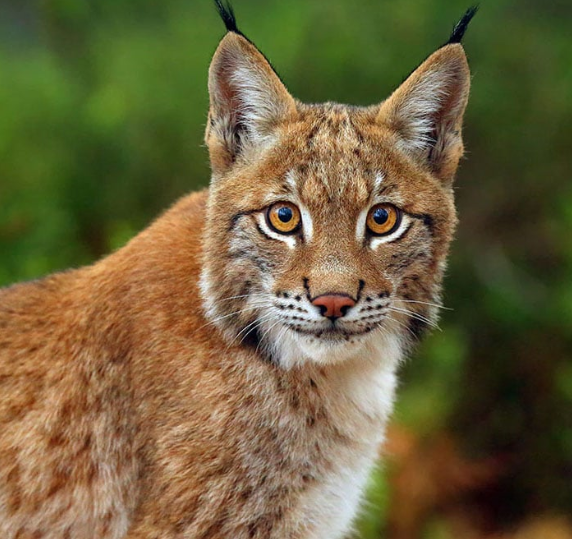
#> input picture LAB4/data/lynx.png, 572 x 539 px
$ jupyter execute exo1.ipynb
#> lines starting #> are read from the running program, lines starting #| are printed output that depends on the picture
# Perform DFT

[cell 1]
import cv2
import matplotlib.pyplot as plt
import numpy as np

[cell 2]
img = cv2.imread("data/lynx.png", cv2.IMREAD_GRAYSCALE)
#> img: shape (539, 572); min 0, max 254, mean 95.6
# img = cv2.imread("data/bird.jpg", cv2.IMREAD_GRAYSCALE)
plt.imshow(img)
plt.show()

[cell 3]
img.shape
#> Out = (539, 572)

[cell 4]
import scipy

# scipy.fft is more comprehensive than np.fft
dft = np.fft.fft2(img)
magnitude_spectrum = np.abs(dft)
phase_spectrum = np.angle(dft)
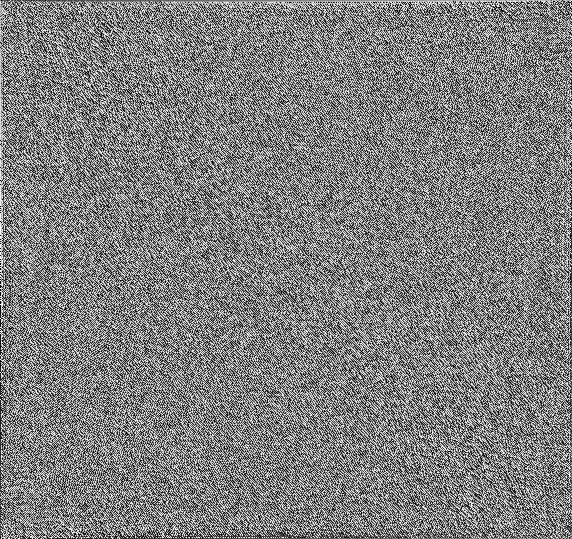
#> phase_spectrum: shape (539, 572) float64; min -3.14, max 3.14, mean 1.31e-17; drawn with min black and max white

_____________
-> What does the 2D DFT do?
- It converts the spatial domain of the image (pixel intensity values) into the frequency domain.
- The frequency domain represents the image as a combination of sinusoidal components, where:
    - Low frequencies correspond to smooth variations in intensity (e.g., overall illumination).
    - High frequencies correspond to rapid changes in intensity (e.g., edges and fine details).

---

- DFT Formula
$$
F(u, v) = \sum_{x=0}^{M-1} \sum_{y=0}^{N-1} f(x, y) e^{-j 2 \pi \left( \frac{ux}{M} + \frac{vy}{N} \right)}
$$

- Magnitude Formula
$$
\text{Magnitude}(u, v) = |F(u, v)| = \sqrt{\text{Re}(F(u, v))^2 + \text{Im}(F(u, v))^2}
$$
The magnitude represents the strength of the frequency components in the image.
This is what we visualize when observing how much energy (intensity) each frequency contributes to the image.

- Phase spectrum
$$
\text{Phase}(u, v) = \arg(F(u, v)) = \arctan\left(\frac{\text{Im}(F(u, v))}{\text{Re}(F(u, v))}\right)
$$
The phase determines the spatial structure and alignment of the frequency components in the image.

- Inverse 2D Discrete Fourier Transform (IDFT)
$$
f(x, y) = \frac{1}{M N} \sum_{u=0}^{M-1} \sum_{v=0}^{N-1} F(u, v) e^{j 2 \pi \left( \frac{ux}{M} + \frac{vy}{N} \right)}
$$

[cell 5]
dft_shift = np.fft.fftshift(dft)
magnitude_spectrum_shifted = np.abs(dft_shift)

[cell 6]
magnitude_spectrum_log = np.log1p(magnitude_spectrum)
magnitude_spectrum_shifted_log = np.log1p(magnitude_spectrum_shifted)

Centering the low frequencies in the middle of the spectrum helps visualize the frequency components more intuitively:
- Low frequencies are near the center.
- High frequencies are near the edges.

____
Applying the logarithm compresses the dynamic range of the magnitude spectrum. Without it, large values dominate the visualization, and smaller details become hard to see.In real images, the magnitude spectrum typically has a very high dynamic range. The logarithmic mapping allows us to observe both strong and weak frequency components more clearly.

----
- The DC component in the context of the Discrete Fourier Transform (DFT) refers to the zero-frequency component of the transformed signal or image. It represents the average intensity or the overall energy level of the image. The DC component corresponds to the frequency pair $(u=0,v=0)$ in the Fourier domain.By default, the DC component is located at the top-left corner of the DFT output array.
- The DC component is the frequency component at $f=0$, corresponding to the mean value of the entire signal or image, which does not oscillate.
- After applying fftshift, the DC component is shifted to the center of the frequency spectrum for better visualization.
- The DC component contains the largest amount of energy in most natural images because most pixel intensities are clustered around the mean value.

[cell 7]
plt.figure(figsize=(15, 10))
plt.subplot(2, 3, 1), plt.imshow(img, cmap="gray"), plt.title("Original Image")
plt.subplot(2, 3, 2), plt.imshow(magnitude_spectrum, cmap="gray"), plt.title(
    "Magnitude (no shift)"
)
plt.subplot(2, 3, 3), plt.imshow(magnitude_spectrum_shifted, cmap="gray"), plt.title(
    "Magnitude (shifted)"
)
plt.subplot(2, 3, 5), plt.imshow(magnitude_spectrum_log, cmap="gray"), plt.title(
    "Log Magnitude (no shift)"
)
plt.subplot(2, 3, 6), plt.imshow(
    magnitude_spectrum_shifted_log, cmap="gray"
), plt.title("Log Magnitude (shifted)")
plt.show()

[cell 8]
reconstructed_image = np.fft.ifft2(dft).real
plt.imshow(reconstructed_image, cmap="gray")
plt.title("Reconstructed Image")
plt.show()

### Phase

The `np.exp(1j * phase_spectrum)` creates a complex exponential representation:
$$
e^{j\theta} = \cos(\theta) + j\sin(\theta)
$$
This reconstructs a Fourier Transform where all magnitudes are set to 1, leaving only the phase information.

[cell 9]
phase_only = np.exp(1j * phase_spectrum)
image_from_phase = np.fft.ifft2(phase_only).real
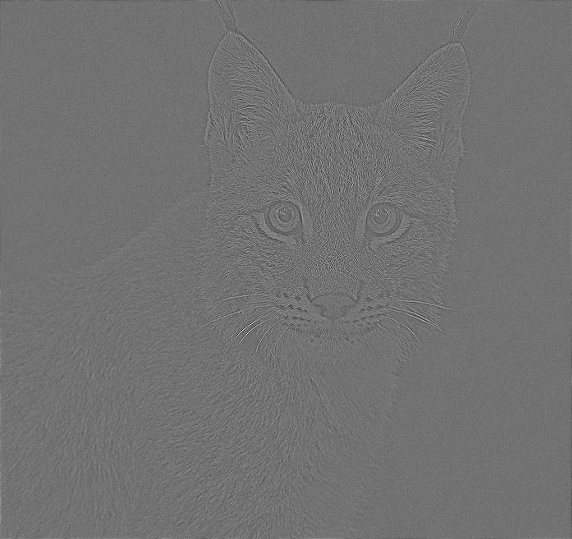
#> image_from_phase: shape (539, 572) float64; min -0.0259, max 0.0317, mean 3.24e-06; drawn with min black and max white

plt.imshow(image_from_phase, cmap="gray")
plt.title("Image from Phase Only")
plt.show()

### Comment :
Retaining the phase while ignoring the magnitude gives an image that retains the structural features but lacks intensity information

### Magnitude

[cell 10]
magnitude_only = np.abs(dft)
image_from_magnitude = np.fft.ifft2(magnitude_only).real
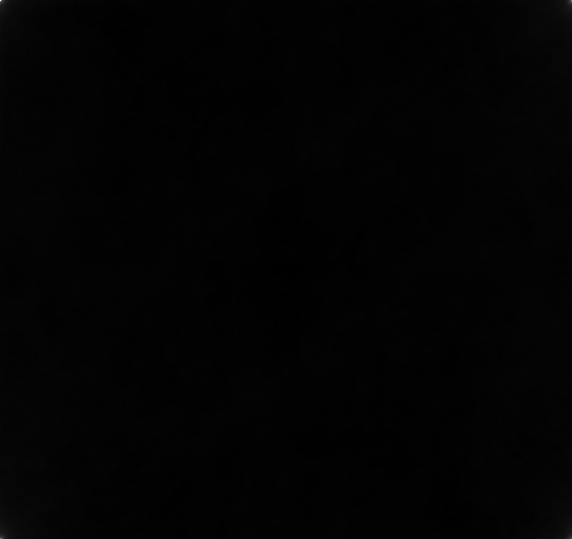
#> image_from_magnitude: shape (539, 572) float64; min 11.54, max 6707.9, mean 95.6; drawn with min black and max white
plt.imshow(image_from_magnitude, cmap="gray")
plt.title("Image from Magnitude Only")
plt.show()

### Comment :
We can see we lose structural details about the image, the edges

[cell 11]
rows, cols = img.shape
#> rows = 539; cols = 572
crow, ccol = rows // 2, cols // 2
#> crow = 269; ccol = 286
# mask for low frequencies
low_pass_mask = np.zeros((rows, cols), np.uint8)
t = 10  # teh size of the sauare low freq region t x t
# the mask isolates low freqs by keeping the values near the center (DC component and surrounding frequencies) while setting the rest to 0.
low_pass_mask[crow - t : crow + t, ccol - t : ccol + t] = 1
# apply the conv mask
low_pass_dft = dft_shift * low_pass_mask
# IDFT
low_pass_image = np.fft.ifft2(np.fft.ifftshift(low_pass_dft)).real
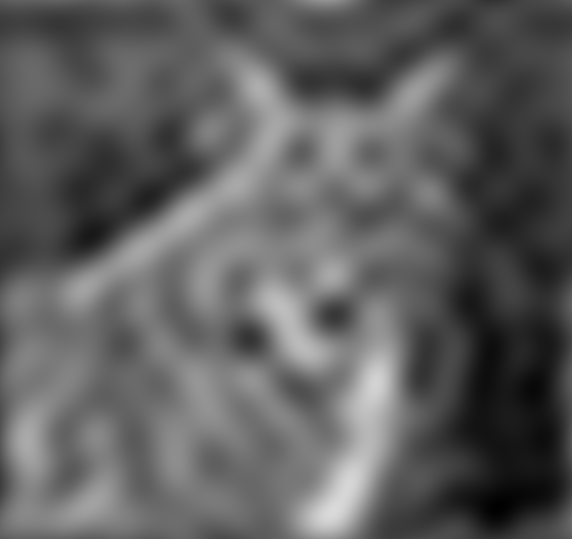
#> low_pass_image: shape (539, 572) float64; min 0.9, max 218.1, mean 95.6
# we apply a low pass filterh equiv to smoothing
plt.imshow(low_pass_image, cmap="gray")
plt.title("Low Frequencies")
plt.show()

[cell 12]
# mask the high freqs an dapply conv mask
high_pass_mask = 1 - low_pass_mask
high_pass_dft = dft_shift * high_pass_mask
# IDFT
high_pass_image = np.fft.ifft2(np.fft.ifftshift(high_pass_dft)).real
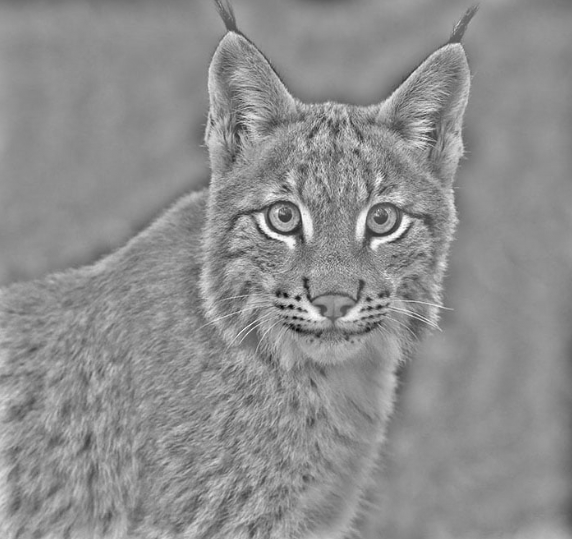
#> high_pass_image: shape (539, 572) float64; min -169.5, max 133.6, mean 0; drawn with min black and max white
plt.imshow(high_pass_image, cmap="gray")
plt.title("High Frequencies")
plt.show()

High frequencies are associated with fine details, sharp edges, and high-contrast features in the image. After applying this mask, all smooth structures are removed, leaving only fine details.

### Comments :
- **Phase-only Reconstruction**: The phase carries the structural information of the image, so the phase-only image might resemble the original image but with reduced intensity.
- **Magnitude-only Reconstruction**: The magnitude contains the energy distribution; the image reconstructed from only the magnitude will lose structural details.
- **Low Frequencies**: Keeping only low frequencies results in a blurry version of the image, as fine details (high frequencies) are removed.
- **High Frequencies**: Keeping only high frequencies results in an edge-detected appearance, as low-frequency background is suppressed.

# Extra : try to use the magnitude of one image and the phase of the second image and recontrust an image

[cell 13]
img1 = cv2.imread("data/lynx.png", cv2.IMREAD_GRAYSCALE)
img2 = cv2.imread("data/bird.jpg", cv2.IMREAD_GRAYSCALE)
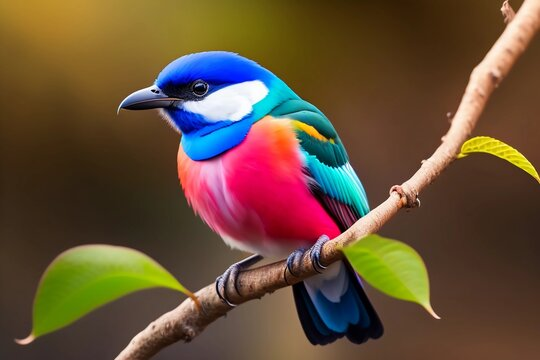
#> input picture LAB4/data/bird.jpg, 540 x 360 px
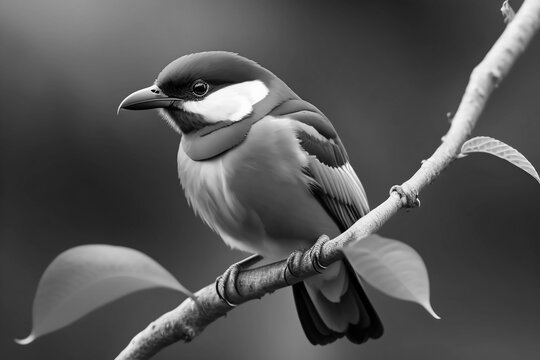
#> img2: shape (360, 540); min 0, max 255, mean 84


height1, width1 = img1.shape
#> height1 = 539; width1 = 572
height2, width2 = img2.shape
#> height2 = 360; width2 = 540
min_height = min(height1, height2)
#> min_height = 360
min_width = min(width1, width2)
#> min_width = 540

# Crop both images to the same size
img1_cropped = img1[:min_height, :min_width]
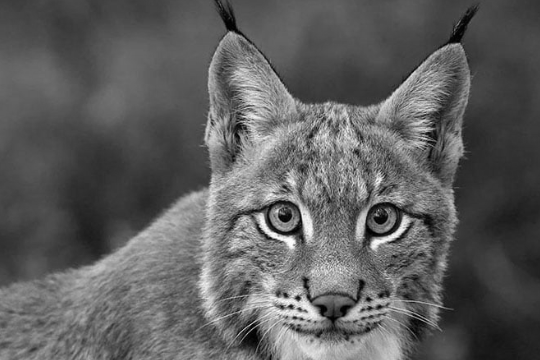
#> img1_cropped: shape (360, 540); min 0, max 254, mean 94.6
img2_cropped = img2[:min_height, :min_width]

# Perform DFT on both cropped images
dft1 = np.fft.fft2(img1_cropped)
dft2 = np.fft.fft2(img2_cropped)
magnitude_spectrum1 = np.abs(dft1)
phase_spectrum2 = np.angle(dft2)
combined_spectrum = magnitude_spectrum1 * np.exp(1j * phase_spectrum2)

reconstructed_image = np.fft.ifft2(combined_spectrum).real
#> reconstructed_image: shape (360, 540) float64

plt.imshow(reconstructed_image, cmap="gray")
plt.title("Reconstructed Image (Magnitude from img1, Phase from img2)")
plt.axis("off")
plt.show()

[cell 14]
img1 = cv2.imread("data/lynx.png", cv2.IMREAD_GRAYSCALE)
img2 = cv2.imread("data/bird.jpg", cv2.IMREAD_GRAYSCALE)


height1, width1 = img1.shape
height2, width2 = img2.shape
min_height = min(height1, height2)
min_width = min(width1, width2)

# Crop both images to the same size
img1_cropped = img1[:min_height, :min_width]
img2_cropped = img2[:min_height, :min_width]

# Perform DFT on both cropped images
dft1 = np.fft.fft2(img1_cropped)
dft2 = np.fft.fft2(img2_cropped)
magnitude_spectrum1 = np.abs(dft2)
phase_spectrum2 = np.angle(dft1)
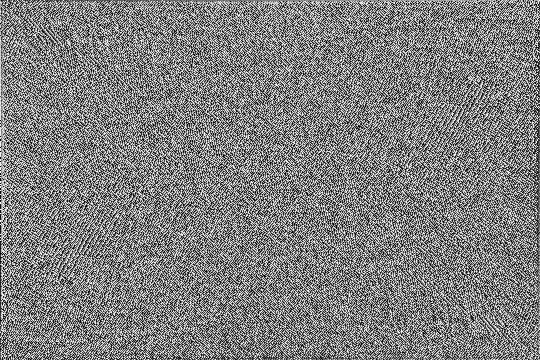
#> phase_spectrum2: shape (360, 540) float64; min -3.14, max 3.14, mean -1.62e-05; drawn with min black and max white
combined_spectrum = magnitude_spectrum1 * np.exp(1j * phase_spectrum2)

reconstructed_image = np.fft.ifft2(combined_spectrum).real
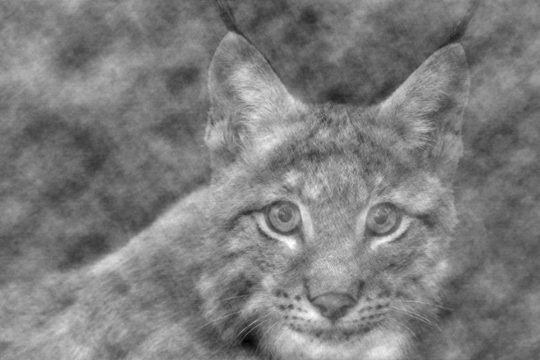
#> reconstructed_image: shape (360, 540) float64; min -117, max 291.9, mean 84; drawn with min black and max white

plt.imshow(reconstructed_image, cmap="gray")
plt.title("Reconstructed Image (Magnitude from img1, Phase from img2)")
plt.axis("off")
plt.show()
